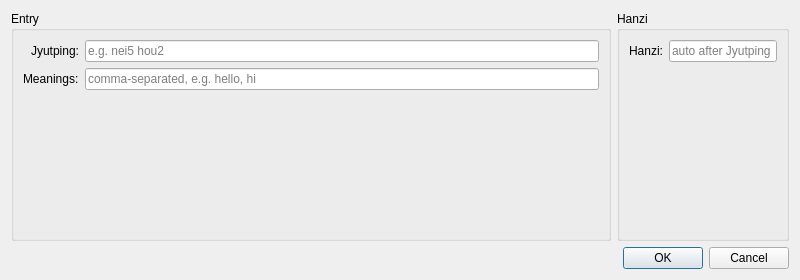
<?xml version="1.0" encoding="UTF-8"?>
<ui version="4.0">
    <class>AddItemDialog</class>
    <widget class="QDialog" name="AddItemDialog">
        <property name="geometry">
            <rect>
                <x>0</x>
                <y>0</y>
                <width>800</width>
                <height>280</height>
            </rect>
        </property>
        <property name="minimumSize">
            <size>
                <width>800</width>
                <height>200</height>
            </size>
        </property>
        <property name="windowTitle">
            <string>Add Item</string>
        </property>
        <layout class="QVBoxLayout" name="verticalLayout">
            <item>
                <layout class="QHBoxLayout" name="horizontalLayout">
  <property name="sizeConstraint">
    <enum>QLayout::SetMinimumSize</enum>
  </property>
  <property name="stretch">
    <string>4,1</string>
  </property>
  <!-- Left: Entry group (Jyutping & Meanings) -->
  <item>
    <widget class="QGroupBox" name="groupEntry">
      <property name="title">
        <string>Entry</string>
      </property>
      <property name="sizePolicy">
        <sizepolicy hsizetype="MinimumExpanding" vsizetype="Preferred">
          <horstretch>0</horstretch>
          <verstretch>0</verstretch>
        </sizepolicy>
      </property>
      <property name="minimumWidth">
        <number>300</number>
      </property>
      <layout class="QFormLayout" name="formEntry">
        <property name="labelAlignment">
          <set>Qt::AlignRight|Qt::AlignVCenter</set>
        </property>
        <property name="formAlignment">
          <set>Qt::AlignLeft|Qt::AlignTop</set>
        </property>
        <property name="fieldGrowthPolicy">
          <enum>QFormLayout::ExpandingFieldsGrow</enum>
        </property>
        <property name="rowWrapPolicy">
          <enum>QFormLayout::DontWrapRows</enum>
        </property>
        <item row="0" column="0">
          <widget class="QLabel" name="labelJyutping">
            <property name="text">
              <string>Jyutping:</string>
            </property>
          </widget>
        </item>
        <item row="0" column="1">
          <widget class="QLineEdit" name="editJyutping">
            <property name="sizePolicy">
              <sizepolicy hsizetype="Expanding" vsizetype="Fixed">
                <horstretch>0</horstretch>
                <verstretch>0</verstretch>
              </sizepolicy>
            </property>
            <property name="minimumWidth">
              <number>220</number>
            </property>
            <property name="placeholderText">
              <string>e.g. nei5 hou2</string>
            </property>
          </widget>
        </item>
        <item row="1" column="0">
          <widget class="QLabel" name="labelMeanings">
            <property name="text">
              <string>Meanings:</string>
            </property>
          </widget>
        </item>
        <item row="1" column="1">
          <widget class="QLineEdit" name="editMeanings">
            <property name="sizePolicy">
              <sizepolicy hsizetype="Expanding" vsizetype="Fixed">
                <horstretch>0</horstretch>
                <verstretch>0</verstretch>
              </sizepolicy>
            </property>
            <property name="placeholderText">
              <string>comma-separated, e.g. hello, hi</string>
            </property>
          </widget>
        </item>
      </layout>
    </widget>
  </item>

  <!-- Right: Hanzi group -->
  <item>
    <widget class="QGroupBox" name="groupHanzi">
      <property name="title">
        <string>Hanzi</string>
      </property>
      <property name="sizePolicy">
        <sizepolicy hsizetype="Preferred" vsizetype="Preferred">
          <horstretch>0</horstretch>
          <verstretch>0</verstretch>
        </sizepolicy>
      </property>
      <property name="minimumWidth">
        <number>300</number>
      </property>
      <property name="maximumWidth">
        <number>360</number>
      </property>
      <layout class="QFormLayout" name="formHanzi">
        <item row="0" column="0">
          <widget class="QLabel" name="labelHanzi">
            <property name="text">
              <string>Hanzi:</string>
            </property>
          </widget>
        </item>
        <item row="0" column="1">
          <widget class="QLineEdit" name="editHanzi">
            <property name="sizePolicy">
              <sizepolicy hsizetype="Preferred" vsizetype="Fixed">
                <horstretch>0</horstretch>
                <verstretch>0</verstretch>
              </sizepolicy>
            </property>
            <property name="maximumWidth">
              <number>240</number>
            </property>
            <property name="readOnly">
              <bool>true</bool>
            </property>
            <property name="placeholderText">
              <string>auto after Jyutping</string>
            </property>
          </widget>
        </item>
      </layout>
    </widget>
  </item>
</layout>
            </item>
            <item>
                <widget class="QDialogButtonBox" name="buttonBoxAddItem">
                    <property name="orientation">
                        <enum>Qt::Orientation::Horizontal</enum>
                    </property>
                    <property name="standardButtons">
                        <set>QDialogButtonBox::StandardButton::Cancel|QDialogButtonBox::StandardButton::Ok</set>
                    </property>
                </widget>
            </item>
        </layout>
    </widget>
    <resources/>
    <connections>
        <connection>
            <sender>buttonBoxAddItem</sender>
            <signal>accepted()</signal>
            <receiver>AddItemDialog</receiver>
            <slot>accept()</slot>
            <hints>
                <hint type="sourcelabel">
                    <x>20</x>
                    <y>20</y>
                </hint>
                <hint type="destinationlabel">
                    <x>20</x>
                    <y>20</y>
                </hint>
            </hints>
        </connection>
        <connection>
            <sender>buttonBoxAddItem</sender>
            <signal>rejected()</signal>
            <receiver>AddItemDialog</receiver>
            <slot>reject()</slot>
            <hints>
                <hint type="sourcelabel">
                    <x>20</x>
                    <y>20</y>
                </hint>
                <hint type="destinationlabel">
                    <x>20</x>
                    <y>20</y>
                </hint>
            </hints>
        </connection>
    </connections>
</ui>
